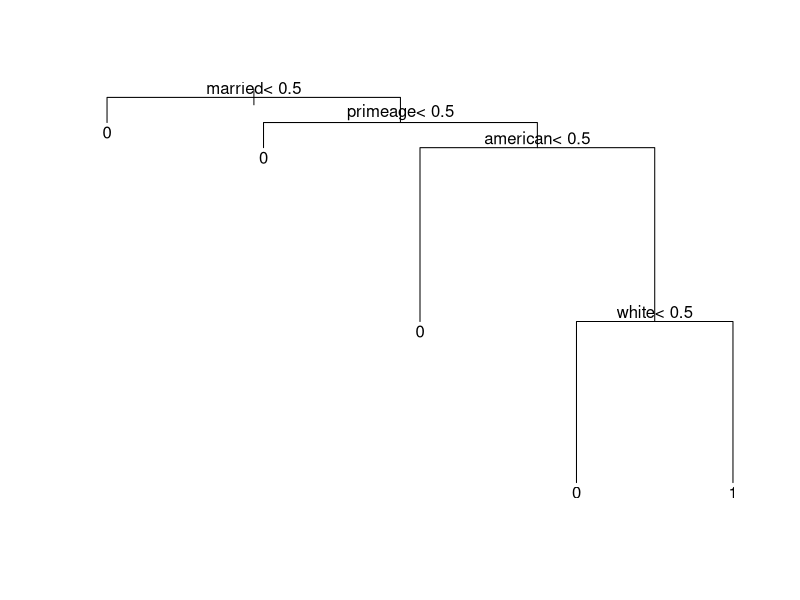

Generate this figure with R:
library(rpart)

df <- read.csv("adult/df.csv")
test_set <- read.csv("adult/test_set.csv")
df['X'] <- NULL
test_set['X'] <- NULL

df$over50k = factor(df$over50k)
test_set$over50k = factor(test_set$over50k)

classifier = rpart(formula = over50k~., data = df, control=rpart.control(minsplit=15, minbucket=5,cp=0.005))
y_pred = predict(classifier, newdata = test_set[-6], type = 'class')

cm = table(test_set[,6], y_pred)
TN = true_negatives = cm[1, "0"]
FN = false_negatives = cm[2, "0"]
FP = false_positives = cm[1, "1"]
TP = true_positives = cm[2, "1"]
total = TN + FN + FP + TP

accuracy = (TN + TP)/total # 0.7629
sensitivity = TP/(TP+FN) # 0.6435
specificity = TN/(TN+FP) # 0.8008
precision = TP/(TP+FP) # 0.5060

misclassification = (FN+FP)/total # 0.2312

ROC = sensitivity * (1 - specificity) # 0.1282

library(Metrics)

# test_set[,6] = factor(test_set[,6])
# y_pred = factor(y_pred)

mse(actual = as.integer(test_set[,6]), predicted = as.integer(y_pred))
# 0.2371

plot(classifier)
text(classifier)
